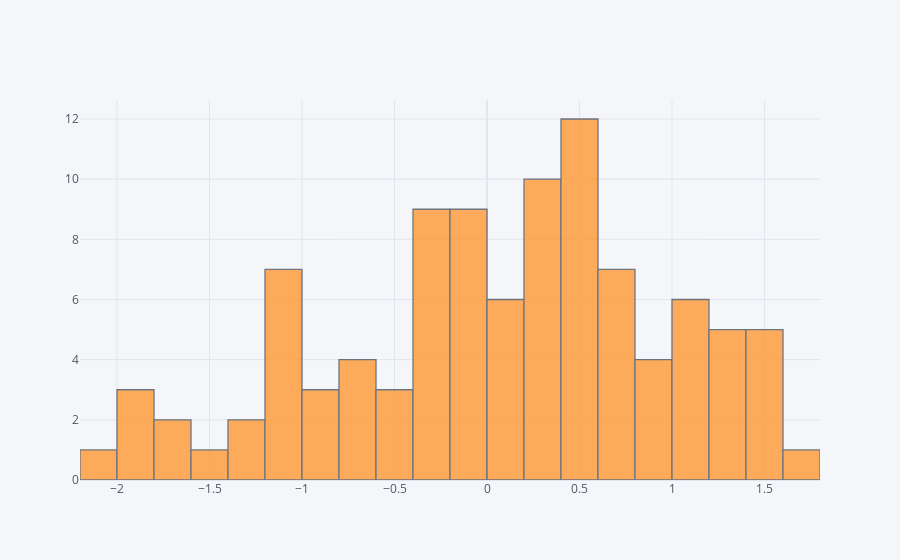

Source (notebook cell):
### Markdown cell above
## Histogram

### Code cell
df['A'].iplot(kind='hist', bins=25)

### Figure 1 — Plotly figure (JSON) as saved in the notebook; plotly's stock layout.template omitted (floating-point values rounded to 4 significant figures)
{"data": [{"histfunc": "count", "histnorm": "", "marker": {"color": "rgba(255, 153, 51, 1.0)", "line": {"color": "#4D5663", "width": 1.3}}, "name": "A", "nbinsx": 25, "opacity": 0.8, "orientation": "v", "type": "histogram", "x": [0.04537, -0.7565, 1.042, 0.3306, 0.5017, 1.144, 0.3054, -0.5904, -1.989, -0.6774, 0.4336, 1.359, 1.225, 0.02862, -0.2458, -0.6338, -0.2853, 1.479, 1.027, -0.3524, 1.212, 0.09783, -0.6372, 0.5217, 1.337, -1.924, 0.5078, -0.4473, 0.512, 0.5607, -0.1014, 1.163, -0.2786, -1.411, 0.761, 0.06125, -1.06, 0.6173, 0.264, 0.1672, -0.2591, 0.5353, 1.544, -0.3316, 1.19, -0.3795, -0.1786, -1.047, 0.5382, 0.5298, -0.8663, -1.184, -0.07057, 0.2798, 0.4738, -0.08931, -0.07859, 1.028, -1.318, -2.197, 0.2771, 0.2724, -0.1907, 0.5738, 0.5319, 0.6146, -1.649, -0.02228, 0.09368, 0.7071, 0.2491, 0.9135, 0.2208, -0.8513, -0.009066, -0.02681, -1.159, -1.077, -1.152, -1.914, 1.591, 0.7968, -0.2266, -0.5219, 0.9517, -0.2011, 0.7391, -0.8749, 0.8399, 1.77, 0.3392, 1.449, -1.035, 0.921, -1.759, 1.477, -1.298, 0.7269, 1.205, 0.3088]}], "layout": {"barmode": "overlay", "legend": {"bgcolor": "#F5F6F9", "font": {"color": "#4D5663"}}, "paper_bgcolor": "#F5F6F9", "plot_bgcolor": "#F5F6F9", "title": {"font": {"color": "#4D5663"}}, "xaxis": {"gridcolor": "#E1E5ED", "showgrid": true, "tickfont": {"color": "#4D5663"}, "title": {"font": {"color": "#4D5663"}, "text": ""}, "zerolinecolor": "#E1E5ED"}, "yaxis": {"gridcolor": "#E1E5ED", "showgrid": true, "tickfont": {"color": "#4D5663"}, "title": {"font": {"color": "#4D5663"}, "text": ""}, "zerolinecolor": "#E1E5ED"}}}
